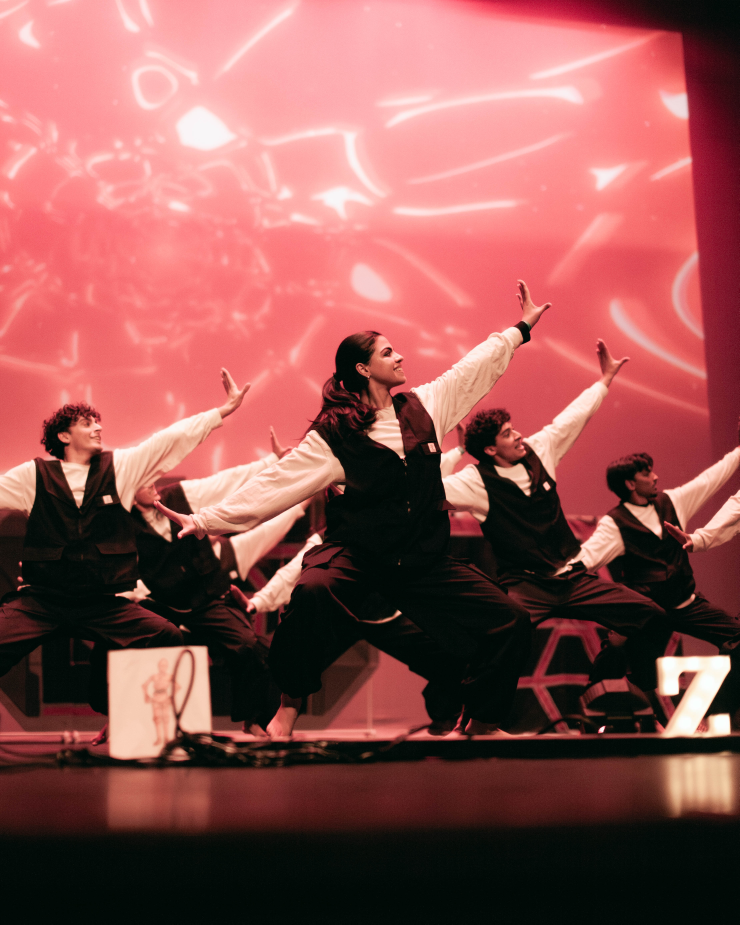
#> input picture photos/tamasha_gallery/Copy of 20260214-TamashaSD-Jodie-Hitosis-6858.jpg, 3697 x 4621 px, given in place of Copy of 20260214-TamashaSD-Jodie-Hitosis-5818.jpg, which was not available (shown at 1/5 size)
$ python build-showcase-photos.py
#> lines starting #> are read from the running program, lines starting #| are printed output that depends on the picture; pictures that were not available may be replaced by others from this repository, and a replacement may not be noted
#!/usr/bin/env python3
"""
Tamasha SD — homepage showcase photo pipeline.

Generates the small, curated set of web-ready images used by the Tamasha /
Sanedo showcase panels on index.html: a handful of "rotating" photos (the
auto-advancing gallery) and a few "static" photos (the fixed row) per
competition.

Reads from the raw photos in photos/tamasha_gallery/ and photos/sanedo_gallery/
and writes 4:3 center-cropped derivatives into a "web" subfolder of each.

Usage:
    pip install pillow
    python3 tools/build-showcase-photos.py
"""

from pathlib import Path
from PIL import Image, ImageOps

ROOT = Path(__file__).resolve().parent.parent
PHOTOS = ROOT / "photos"

ROTATE_W, ROTATE_H = 1200, 900   # 4:3, shown large in the rotator
STATIC_W, STATIC_H = 640, 480    # 4:3, shown small in the fixed row
QUALITY = 82

# (source filename, output name) — curated by hand, spread across the raw
# folders for variety. Edit these lists and re-run to swap which photos show.
SHOWCASE = {
    "tamasha_gallery": {
        "slug": "tamasha",
        "rotate": [
            "Copy of 20260214-TamashaSD-Jodie-Hitosis-5818.jpg",
            "Copy of IMG_0059.jpg",
            "Copy of _MG_6091.jpg",
            "Copy of _MG_7554.jpg",
            "KSV_1223.jpg",
            "KSV_8828.jpg",
            "RGBTV 2024 Tamasha SD 03 UW Kahaani February 24, 2024 RAL_0936.jpg",
            "RGBTV 2024 Tamasha SD 06 RU SAPA February 24, 2024 RAL_4573.jpg",
        ],
        "static": [
            "Copy of 20260214-TamashaSD-Jodie-Hitosis-5917.jpg",
            "Copy of _MG_7252.jpg",
            "KSV_8304.jpg",
            "RGBTV 2024 Tamasha SD 04 UCB Azaad February 24, 2024 RAL_1351.jpg",
        ],
        # One distinct photo per placings.html year-card — deliberately
        # disjoint from "rotate"/"static" above so the placings page never
        # repeats a photo already shown on the homepage.
        "year": [
            "Copy of 20260214-TamashaSD-Jodie-Hitosis-5890.jpg",
            "Copy of IMG_0048.jpg",
            "Copy of IMG_9659.jpg",
            "Copy of IMG_9949.jpg",
            "Copy of _MG_6007.jpg",
            "Copy of _MG_7205.jpg",
            "KSV_0158.jpg",
            "KSV_1192.jpg",
            "KSV_8046.jpg",
            "RGBTV 2024 Highlights Tamasha SD 04 UCB Azaad February 24, 2024 RAL_1742.jpg",
            "RGBTV 2024 Tamasha SD 04 UCB Azaad February 24, 2024 RAL_1073.jpg",
        ],
    },
    "sanedo_gallery": {
        "slug": "sanedo",
        "rotate": [
            "Touchups-206.jpg",
            "Touchups-376.jpg",
            "Touchups-454.jpg",
            "Touchups-500.jpg",
            "Touchups-508.jpg",
            "Touchups-673.jpg",
        ],
        "static": [],
        # Sanedo only has 9 raw photos total. All 6 "rotate" derivatives
        # are built (the placings.html spotlight carousel uses all of
        # them), but index.html's homepage rotator only shows rotate-1..3
        # — that's what actually keeps the "year" photos below from ever
        # appearing on the homepage.
        "year": [
            "Touchups-500.jpg",
            "Touchups-507.jpg",
            "Touchups-508.jpg",
            "Touchups-547.jpg",
            "Touchups-673.jpg",
            "Touchups-679.jpg",
        ],
    },
}


def crop_and_save(src: Path, dest: Path, w: int, h: int):
#> called with w = 1200, h = 900
    im = Image.open(src)
#> im is the input picture: PIL image 3697x4621 RGB; mean R, G, B 146.9, 86.4, 84.2
    im = ImageOps.exif_transpose(im).convert("RGB")
    sw, sh = im.size
#> sw = 3697; sh = 4621

    target = w / h
    if sw / sh > target:
        crop_w = int(round(sh * target))
        crop_h = sh
    else:
        crop_w = sw
#> crop_w = 3697
        crop_h = int(round(sw / target))
#> crop_h = 2773

    left = (sw - crop_w) // 2
#> left = 0
    top = (sh - crop_h) // 2
#> top = 924
    im = im.crop((left, top, left + crop_w, top + crop_h))
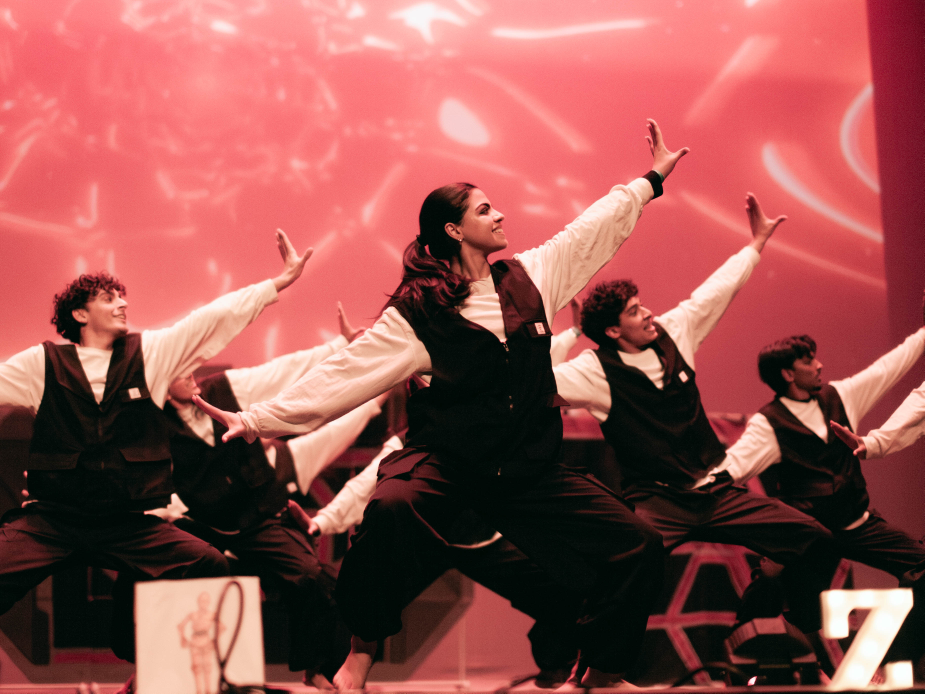
#> im: PIL image 3697x2773 RGB (shown at 1/4 size); mean R, G, B 151.3, 84, 80.9
    im = im.resize((w, h), Image.LANCZOS)
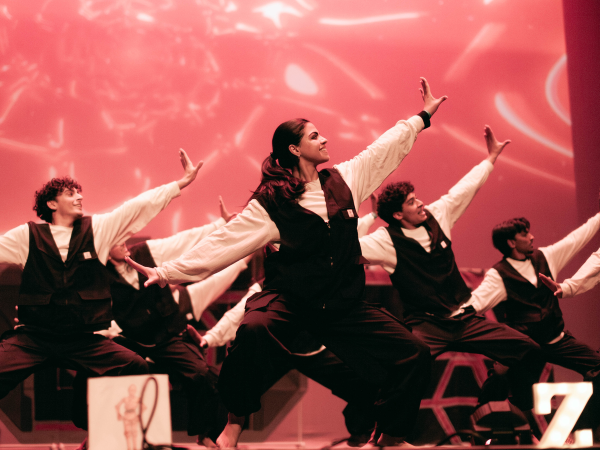
#> im: PIL image 1200x900 RGB (shown at 1/2 size); mean R, G, B 151.3, 84, 80.9
    dest.parent.mkdir(parents=True, exist_ok=True)
    im.save(dest, "WEBP", quality=QUALITY, method=6)


def build(dir_name: str, cfg: dict):
    src_dir = PHOTOS / dir_name
    web = src_dir / "web"
    slug = cfg["slug"]
    print(f"\n{dir_name}")

    for i, name in enumerate(cfg["rotate"], start=1):
        src = src_dir / name
        dest = web / f"{slug}-rotate-{i}.webp"
        crop_and_save(src, dest, ROTATE_W, ROTATE_H)
        print(f"  rotate-{i}  {name}")

    for i, name in enumerate(cfg["static"], start=1):
        src = src_dir / name
        dest = web / f"{slug}-static-{i}.webp"
        crop_and_save(src, dest, STATIC_W, STATIC_H)
        print(f"  static-{i}  {name}")

    for i, name in enumerate(cfg.get("year", []), start=1):
        src = src_dir / name
        dest = web / f"{slug}-year-{i}.webp"
        crop_and_save(src, dest, STATIC_W, STATIC_H)
        print(f"  year-{i}  {name}")


def main():
    for dir_name, cfg in SHOWCASE.items():
        build(dir_name, cfg)
    print("\nDone.")


if __name__ == "__main__":
#> (the run stopped early here; a loop or call above may not have finished)

$ run again, on photos/tamasha_gallery/Copy of 20260214-TamashaSD-Jodie-Hitosis-7522.jpg
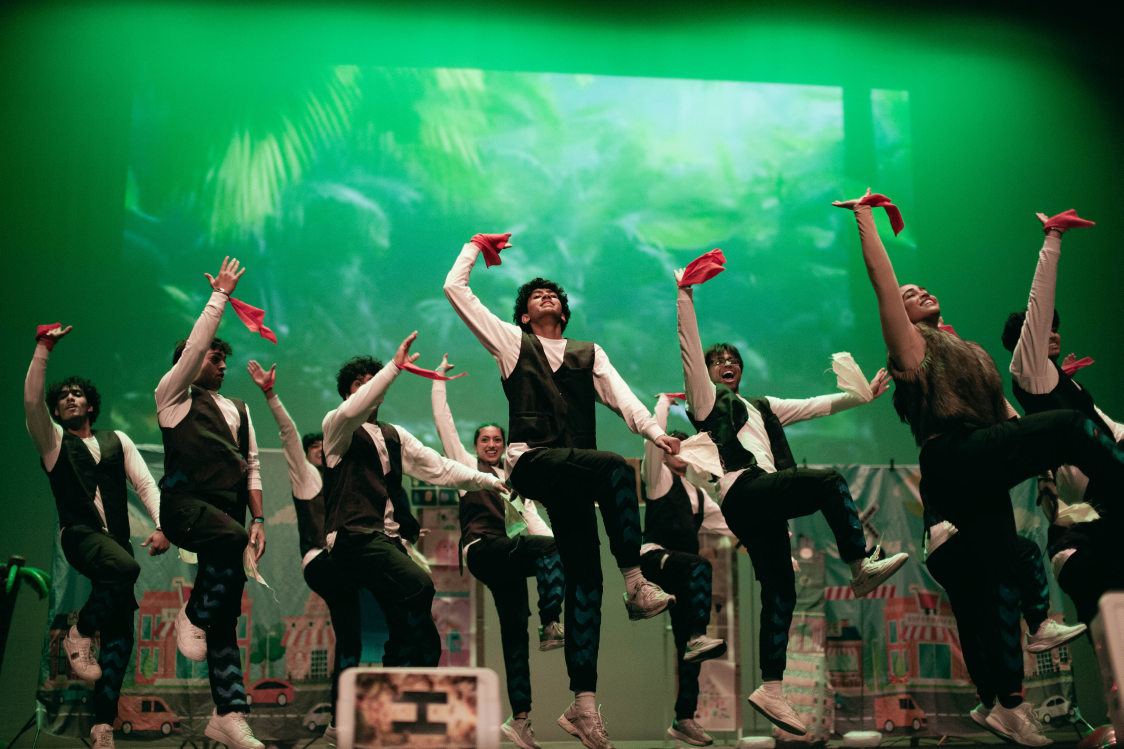
#> input picture photos/tamasha_gallery/Copy of 20260214-TamashaSD-Jodie-Hitosis-7522.jpg, 5616 x 3744 px, given in place of Copy of 20260214-TamashaSD-Jodie-Hitosis-5818.jpg, which was not available (shown at 1/5 size)
#> in crop_and_save, im is the input picture: PIL image 5616x3744 RGB; mean R, G, B 47.2, 105.2, 69.3
#> in crop_and_save, `im = im.crop((left, top, left + crop_w, top + crop_h))`:
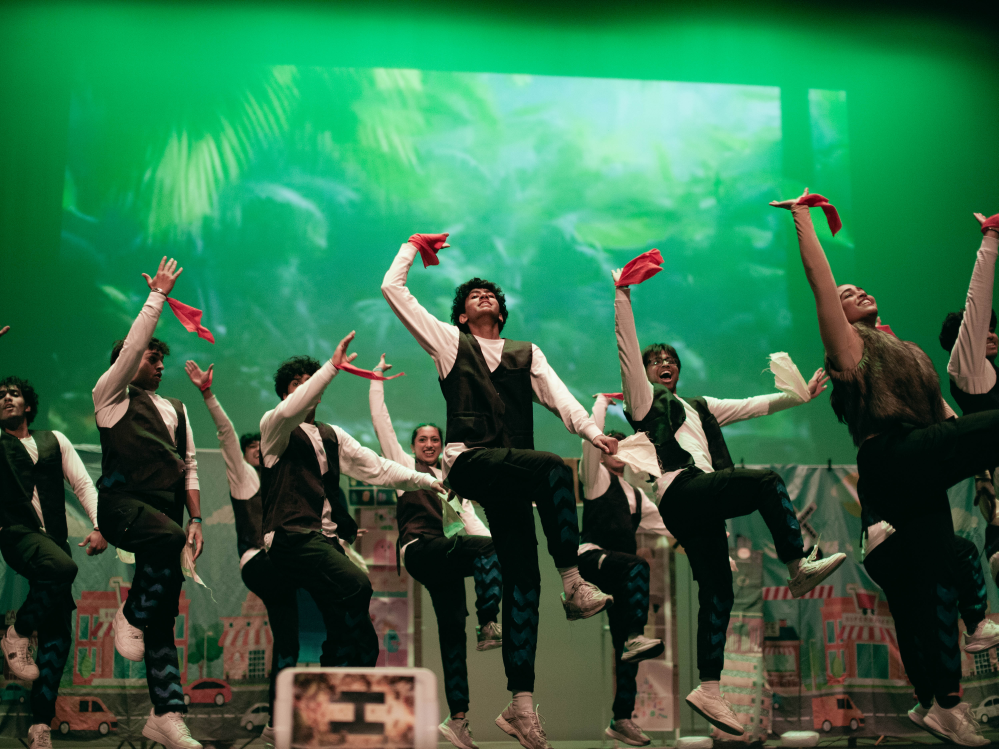
#> im: PIL image 4992x3744 RGB (shown at 1/5 size); mean R, G, B 50.9, 111.5, 74.8
